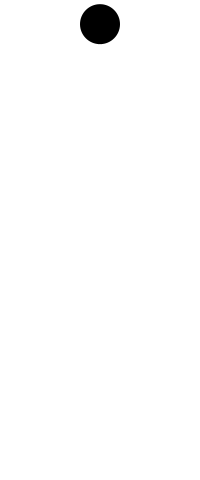
Frame 1 (no input)
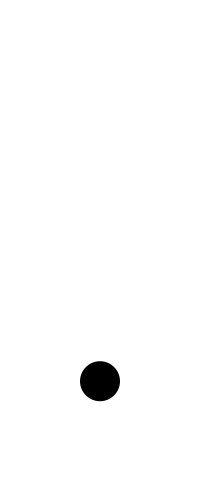
Frame 60 (the mouse pressed at the canvas centre just before this capture)
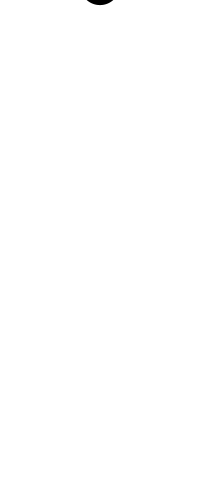
Frame 120 (the mouse held since frame 60 and released just before this capture)

The Processing sketch that drew these frames (run headless with seeded random() and noise(); from frame 60 on, the mouse is pressed at the canvas centre):

// Processing sketch: ball_y2
// ── ball_y2.pde
// 定数
final float gravity = 9.8 / 60;  // <-- 1/60秒あたりの重力加速度
final float elas=0.98;

final float y0=20;//y座標初期位置
final float vy0=4;//初速度
// 変数
float y;                         // <-- ボールのy座標
float vy;                        // <-- ボールの速度のy成分

int fps=60;
int d=40;//直径
int x=100;//ボールのx軸

void setup() {
  size(200, 480);
  noStroke();
  fill(0, 0, 0);

  frameRate(fps);
  y=y0;
  vy=vy0;
}

void draw() {
  background(255, 255, 255);
  vy += gravity;    // <-- 速度に重力加速度を加算する
  if (y>height-(d/2)) {
    bound();
  }
  y += vy;          // <-- ボールが速度ぶん移動する
  ellipse(x, y, d, d);
}

void bound() {
  vy=-vy*elas;
}
